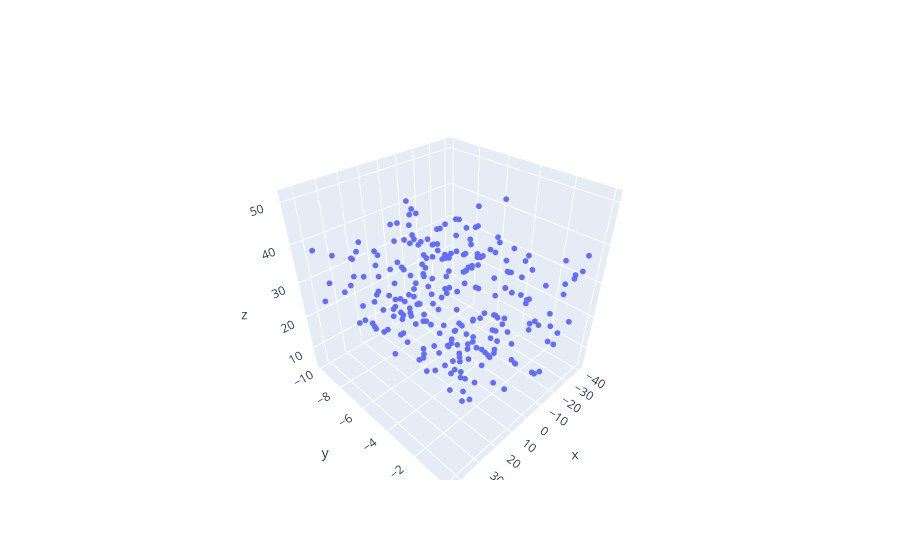

Here is the notebook cell this chart was saved with:
### Code cell
world_points = vo.get_map()['position']
print('Number of world points: ', len(world_points))

x_coords = [point[0] for point in world_points]
y_coords = [point[1] for point in world_points]
z_coords = [point[2] for point in world_points]

fig = go.Figure()
fig.add_trace(go.Scatter3d(x=x_coords, y=y_coords, z=z_coords, mode='markers', marker=dict(size=2)))
fig.show()

### Figure 1 — Plotly figure (JSON) as saved in the notebook; plotly's stock layout.template omitted (floating-point values rounded to 4 significant figures; data arrays with more than 128 entries replaced by an {"elided": "..."} marker saying what was removed)
{"data": [{"marker": {"size": 2}, "mode": "markers", "type": "scatter3d", "x": {"elided": "250 float values"}, "y": {"elided": "250 float values"}, "z": {"elided": "250 float values"}}], "layout": {}}
